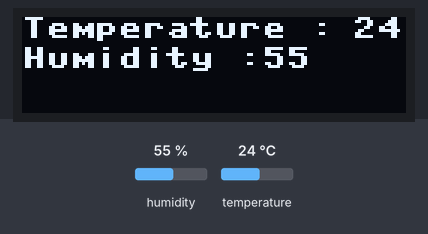
Bench run of a program on a simulated MicroPython board. Parts: 128×32 one-colour display. The inputs (shaded band) are chosen by the test bench; at power-on: humidity 55 %, temperature 24 °C. Library files of the repository ran but are not shown: ssd1306.py; what the program prints to the serial console is not drawn.

Above: at 1.2 s.
1.3 s: humidity set to 22 %
At 2.5 s:
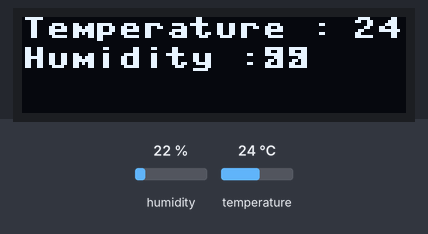
3.6 s: temperature set to 12 °C
At 5.3 s:
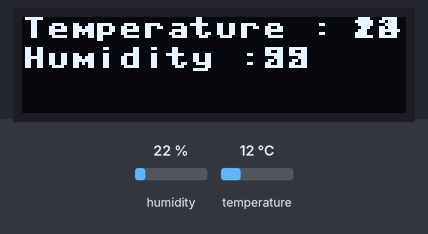
5.6 s: humidity set to 40 %
At 7.2 s:
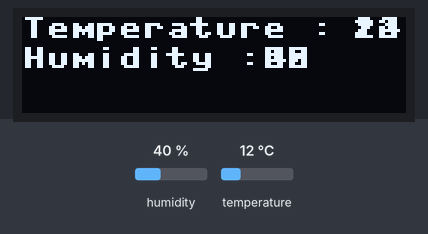
7.7 s: temperature set to 19 °C
Timing chart, 0 to 10.7 s (numbered marks = the images above; inputs shaded):
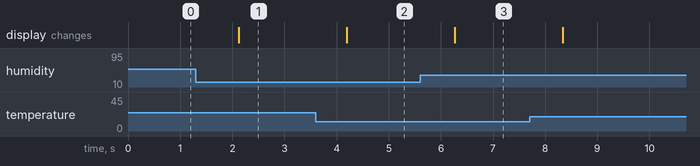

The program:

main.py
```python
from machine import Pin,SoftI2C
import ssd1306
import dht
import time

i2c=SoftI2C(sda=Pin(22),scl=Pin(23))

oled = ssd1306.SSD1306_I2C(128,32,i2c)

def Calculate_data():
    sensor_pin=dht.DHT11(Pin(15))
    sensor_pin.measure()
    global temp
    temp=sensor_pin.temperature()
    global hum
    hum=sensor_pin.humidity()
    print("Temperature : ",temp,"Humidity : ",hum)


while True:
    Calculate_data()
    oled.text("Temperature :",0,0)
    oled.text(str(temp),110,0)
    oled.text("Humidity : ",0,10)
    oled.text(str(hum),80,10)
    oled.show()
    time.sleep(1)
```

Measured:
- after the input at 1.3 s, the display: changes after 0.82 s (image 1)
- after the input at 3.6 s, the display: changes after 0.60 s (image 2)
- after the input at 5.6 s, the display: changes after 0.67 s (image 3)
